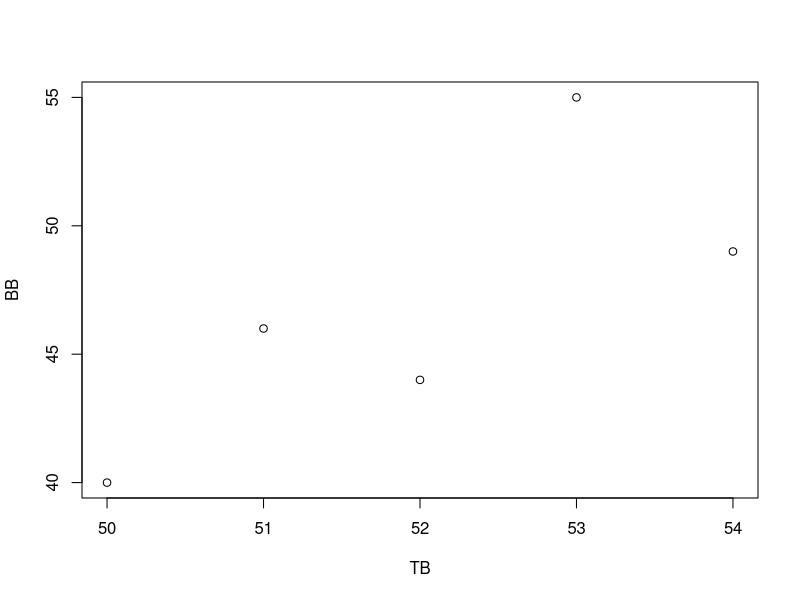

Write the R code that produced this figure. (Note: this script raises an error after producing the figure.)
#1.
TB<-c(50,51,52,53,54)
BB<-c(40,46,44,55,49)


plot(TB,BB)
scatter.smooth(TB,BB)
#bagaimana model liniernya?
lm
#membuat regresi linier model
reg<-lm(BB~TB)
reg

#2.
predict(reg, data.frame(TB= 55))

#3.
x<- c(0,1,2,3,4)
y<- c(1,2.25,3.75,4.25,5.65)

library(polynom)
f<-poly.calc(x, y)
f

#4.
#INI SOAL DI SLIDE INTERPOLASI- BAGIAN POLINOM LAGRANGE
n=5
x<- c(0,1,2,3,4)
y<- c(1,2.25,3.75,4.25,5.65)
#tentukan polinom pada titik x=3,5 atau f(3.5) atau p(3.5)
px = 2.75
#L=lagrange
L = 0.0

for(i in 1:n){
  pembilang = 1.0
  penyebut = 1.0
  for(j in 1:n){
    if(i != j){
      pembilang = pembilang*(px - x[j])
      penyebut = penyebut * (x[i] -x[j])
    }
    j <- j+1
  }
  
  L = L + (pembilang/penyebut)*y[i]
  i <- i+1
}
print(paste("answer is " ,L))

#5.
plot(x,y)
curve(f, add=TRUE)

#13
h <- 0.1
x <- seq(0.1, by=h)
f <- function(x){
  return(x^2)
}
f0<- f(x[1])
fi <- sapply(x[2:10], f)
fn <- f(x[length(x)])

trap <- function(f0,fi,fn,h){
  L< - h *(f0+2*sum(fi)-1+fn)/2
  return(L)
}

trap(f0,fi,fn,h)